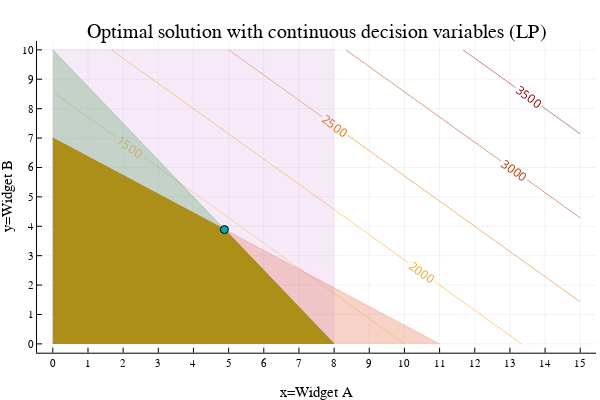

The code cell stored with this chart in its notebook:
### Code cell
contour(x,y,(x,y)->f(x,y),nlevels=10, c=:heat, linewidth=10, colorbar = false, contour_labels = true)
title!("Optimal solution with continuous decision variables (LP)")
xaxis!("x=Widget A")
yaxis!("y=Widget B")
xticks!(0:maximum(x))
yticks!(0:maximum(y))
areaplot!(x[x.<=11], (77 .- 7*x[x.<=11])./11, legend=false, opacity=0.3)
areaplot!(x[x.<=8], (80 .- 10*x[x.<=8])./8, legend=false, opacity=0.3)
areaplot!(x[x.<=8], repeat([maximum(y)],length(x[x.<=8])), legend=false, opacity=0.15)
areaplot!([8;0;4.888], [0;7;3.888], legend=false, opacity=1.0)
scatter!([4.88], [3.888])

### Figure 1 — Plotly figure (JSON) as saved in the notebook; plotly's stock layout.template omitted (floating-point values rounded to 4 significant figures; data arrays with more than 128 entries replaced by an {"elided": "..."} marker saying what was removed)
{"data": [{"colorbar": {"title": ""}, "colorscale": [[0, "rgba(255, 255, 224, 1.000)"], [0.5, "rgba(255, 165, 0, 1.000)"], [1, "rgba(139, 0, 0, 1.000)"]], "contours": {"coloring": "lines", "showlabels": true}, "hoverinfo": "none", "name": "y1", "ncontours": 12, "showlegend": false, "showscale": false, "type": "contour", "x": [0, 0.5, 1, 1.5, 2, 2.5, 3, 3.5, 4, 4.5, 5, 5.5, 6, 6.5, 7, 7.5, 8, 8.5, 9, 9.5, 10, 10.5, 11, 11.5, 12, 12.5, 13, 13.5, 14, 14.5, 15], "xaxis": "x1", "y": [0, 0.5, 1, 1.5, 2, 2.5, 3, 3.5, 4, 4.5, 5, 5.5, 6, 6.5, 7, 7.5, 8, 8.5, 9, 9.5, 10], "yaxis": "y1", "z": {"elided": "21x31 float values"}, "zmax": 4000, "zmin": 0}, {"colorbar": {"title": ""}, "fill": "tozeroy", "fillcolor": "rgba(227, 111, 71, 0.300)", "legendgroup": "y2", "line": {"color": "rgba(227, 111, 71, 0.300)", "dash": "solid", "shape": "linear", "width": 1}, "mode": "lines", "name": "y2", "showlegend": true, "type": "scatter", "x": [0, 0.5, 1, 1.5, 2, 2.5, 3, 3.5, 4, 4.5, 5, 5.5, 6, 6.5, 7, 7.5, 8, 8.5, 9, 9.5, 10, 10.5, 11], "xaxis": "x1", "y": [7, 6.682, 6.364, 6.045, 5.727, 5.409, 5.091, 4.773, 4.455, 4.136, 3.818, 3.5, 3.182, 2.864, 2.545, 2.227, 1.909, 1.591, 1.273, 0.9545, 0.6364, 0.3182, 0], "yaxis": "y1", "zmax": 4000, "zmin": 0}, {"colorbar": {"title": ""}, "fill": "tozeroy", "fillcolor": "rgba(62, 164, 78, 0.300)", "legendgroup": "y3", "line": {"color": "rgba(62, 164, 78, 0.300)", "dash": "solid", "shape": "linear", "width": 1}, "mode": "lines", "name": "y3", "showlegend": true, "type": "scatter", "x": [0, 0.5, 1, 1.5, 2, 2.5, 3, 3.5, 4, 4.5, 5, 5.5, 6, 6.5, 7, 7.5, 8], "xaxis": "x1", "y": [10, 9.375, 8.75, 8.125, 7.5, 6.875, 6.25, 5.625, 5, 4.375, 3.75, 3.125, 2.5, 1.875, 1.25, 0.625, 0], "yaxis": "y1", "zmax": 4000, "zmin": 0}, {"colorbar": {"title": ""}, "fill": "tozeroy", "fillcolor": "rgba(195, 113, 210, 0.150)", "legendgroup": "y4", "line": {"color": "rgba(195, 113, 210, 0.150)", "dash": "solid", "shape": "linear", "width": 1}, "mode": "lines", "name": "y4", "showlegend": true, "type": "scatter", "x": [0, 0.5, 1, 1.5, 2, 2.5, 3, 3.5, 4, 4.5, 5, 5.5, 6, 6.5, 7, 7.5, 8], "xaxis": "x1", "y": [10, 10, 10, 10, 10, 10, 10, 10, 10, 10, 10, 10, 10, 10, 10, 10, 10], "yaxis": "y1", "zmax": 4000, "zmin": 0}, {"colorbar": {"title": ""}, "fill": "tozeroy", "fillcolor": "rgba(172, 142, 24, 1.000)", "legendgroup": "y5", "line": {"color": "rgba(172, 142, 24, 1.000)", "dash": "solid", "shape": "linear", "width": 1}, "mode": "lines", "name": "y5", "showlegend": true, "type": "scatter", "x": [0, 4.888, 8], "xaxis": "x1", "y": [7, 3.888, 0], "yaxis": "y1", "zmax": 4000, "zmin": 0}, {"colorbar": {"title": ""}, "legendgroup": "y6", "marker": {"color": "rgba(0, 170, 174, 1.000)", "line": {"color": "rgba(0, 0, 0, 1.000)", "width": 1}, "size": 8, "symbol": "circle"}, "mode": "markers", "name": "y6", "showlegend": true, "type": "scatter", "x": [4.88], "xaxis": "x1", "y": [3.888], "yaxis": "y1", "zmax": 4000, "zmin": 0}], "layout": {"annotations": [{"font": {"color": "rgba(0, 0, 0, 1.000)", "family": "sans-serif", "size": 20}, "rotation": 0, "showarrow": false, "text": "Optimal solution with continuous decision variables (LP)", "x": 0.5275, "xanchor": "center", "xref": "paper", "y": 1, "yanchor": "top", "yref": "paper"}], "height": 400, "margin": {"b": 20, "l": 0, "r": 0, "t": 20}, "paper_bgcolor": "rgba(255, 255, 255, 1.000)", "plot_bgcolor": "rgba(255, 255, 255, 1.000)", "showlegend": false, "width": 600, "xaxis": {"anchor": "y1", "domain": [0.06165, 0.9934], "gridcolor": "rgba(0, 0, 0, 0.100)", "gridwidth": 0.5, "linecolor": "rgba(0, 0, 0, 1.000)", "mirror": false, "range": [-0.45, 15.45], "showgrid": true, "showline": true, "showticklabels": true, "tickangle": 0, "tickcolor": "rgb(0, 0, 0)", "tickfont": {"color": "rgba(0, 0, 0, 1.000)", "family": "sans-serif", "size": 11}, "tickmode": "array", "ticks": "inside", "ticktext": ["0", "1", "2", "3", "4", "5", "6", "7", "8", "9", "10", "11", "12", "13", "14", "15"], "tickvals": [0, 1, 2, 3, 4, 5, 6, 7, 8, 9, 10, 11, 12, 13, 14, 15], "title": "x=Widget A", "titlefont": {"color": "rgba(0, 0, 0, 1.000)", "family": "sans-serif", "size": 15}, "type": "-", "visible": true, "zeroline": false, "zerolinecolor": "rgba(0, 0, 0, 1.000)"}, "yaxis": {"anchor": "x1", "domain": [0.07581, 0.9415], "gridcolor": "rgba(0, 0, 0, 0.100)", "gridwidth": 0.5, "linecolor": "rgba(0, 0, 0, 1.000)", "mirror": false, "range": [-0.3, 10.3], "showgrid": true, "showline": true, "showticklabels": true, "tickangle": 0, "tickcolor": "rgb(0, 0, 0)", "tickfont": {"color": "rgba(0, 0, 0, 1.000)", "family": "sans-serif", "size": 11}, "tickmode": "array", "ticks": "inside", "ticktext": ["0", "1", "2", "3", "4", "5", "6", "7", "8", "9", "10"], "tickvals": [0, 1, 2, 3, 4, 5, 6, 7, 8, 9, 10], "title": "y=Widget B", "titlefont": {"color": "rgba(0, 0, 0, 1.000)", "family": "sans-serif", "size": 15}, "type": "-", "visible": true, "zeroline": false, "zerolinecolor": "rgba(0, 0, 0, 1.000)"}}}
